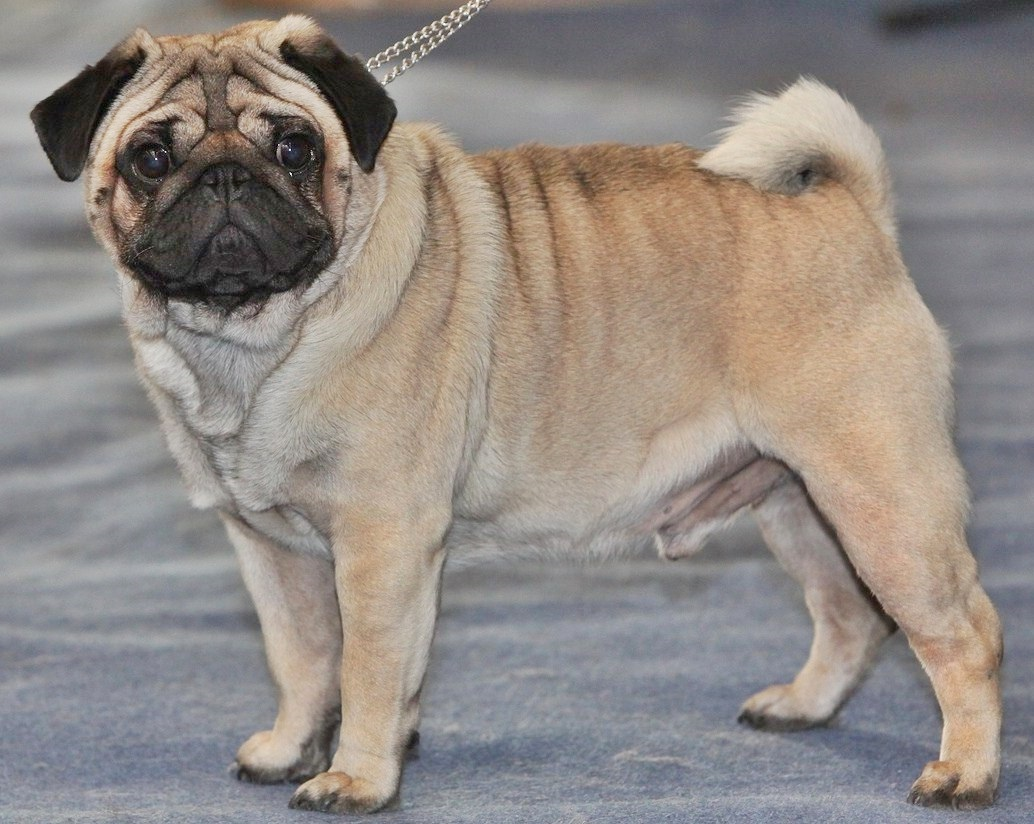
#> input picture Lab_6/Mops.jpg, 1034 x 824 px
$ python Zad_2.py
#> lines starting #> are read from the running program, lines starting #| are printed output that depends on the picture; after the words box and inside, x2 and y2 are one past the last pixel; in counts of white or black regions, pixels touching at a corner belong together
'''

'''
import cv2
import numpy as np

img = cv2.imread('Mops.jpg')
#> img is the input picture: shape (824, 1034, 3); mean B, G, R 132.4, 137.7, 145.5
# img = cv2.resize(img, (0, 0), fx=0.3, fy=0.3)
img_gray = cv2.cvtColor(img, cv2.COLOR_BGR2GRAY)
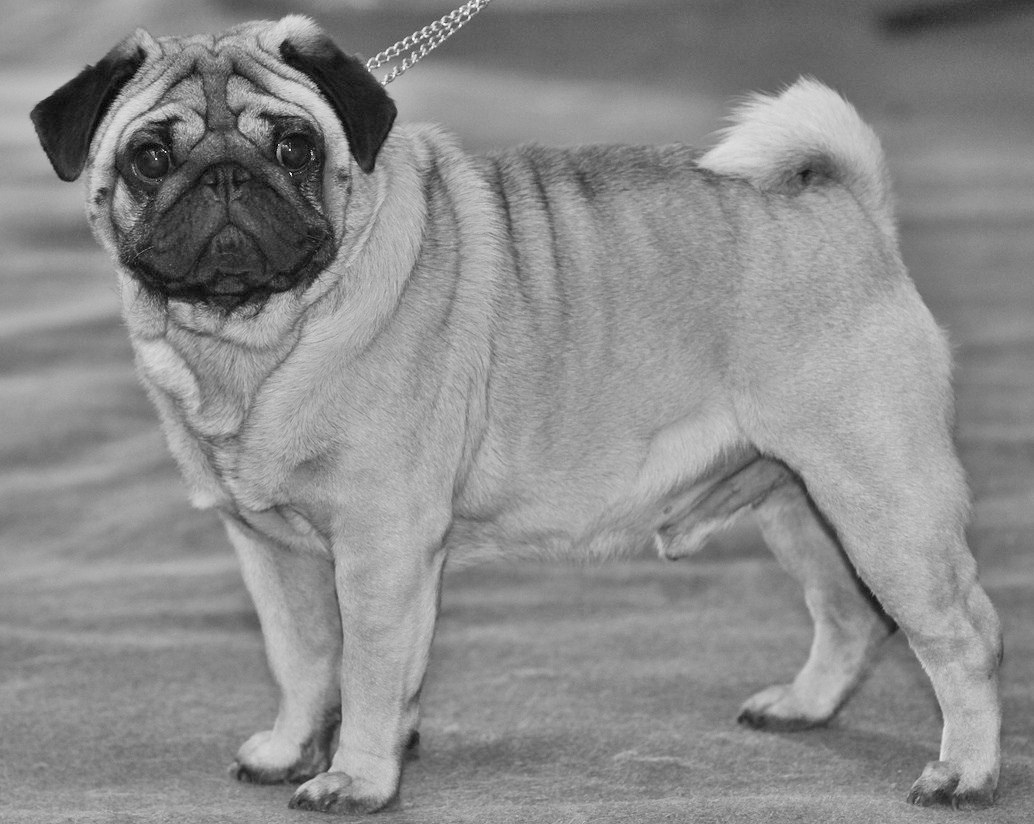
#> img_gray: shape (824, 1034); min 0, max 255, mean 139.4
img_rec = cv2.imread('face.png')
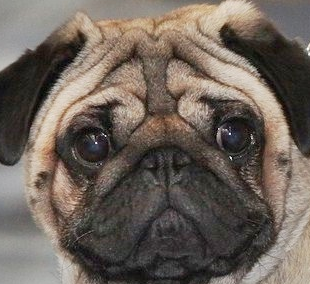
#> input picture Lab_6/face.png, 310 x 284 px
#> img_rec is the input picture: shape (284, 310, 3); mean B, G, R 90, 98.4, 108.7

template = cv2.cvtColor(img_rec, cv2.COLOR_BGR2GRAY)
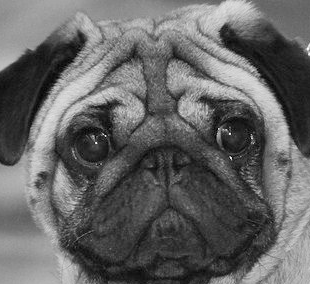
#> template: shape (284, 310); min 0, max 254, mean 100.6
w, h = template.shape[::-1]
#> w = 310; h = 284
res = cv2.matchTemplate(img_gray, template, cv2.TM_CCOEFF_NORMED)
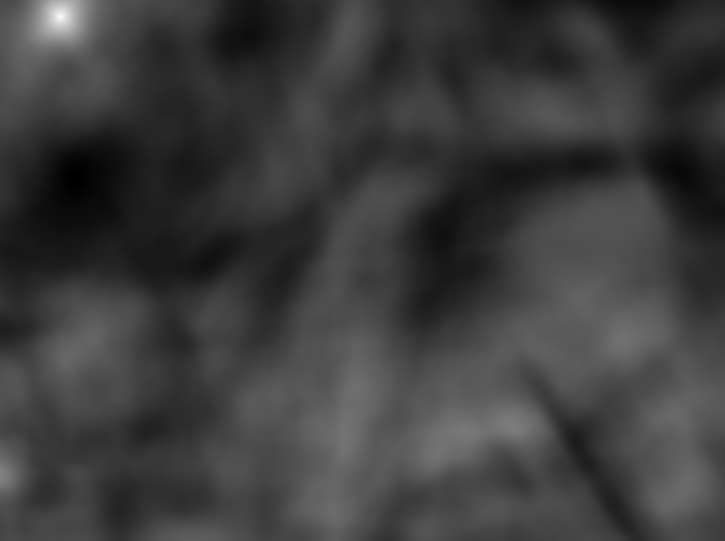
#> res: shape (541, 725) float32; min -0.342, max 1, mean -0.0193; drawn with min black and max white
threshold = 0.9
loc = np.where( res >= threshold)
#> loc = 29 positions, rows 13 to 19, columns 57 to 62
for pt in zip(*loc[::-1]):
    cv2.rectangle(img, pt, (pt[0] + w, pt[1] + h), (0, 0, 255), 1)
#> this loop made 29 passes
#> pt on passes 1 to 12: (60, 13), (58, 14), (59, 14), (60, 14), (61, 14), (62, 14), (58, 15), (59, 15), (60, 15), (61, 15), (62, 15), (57, 16)
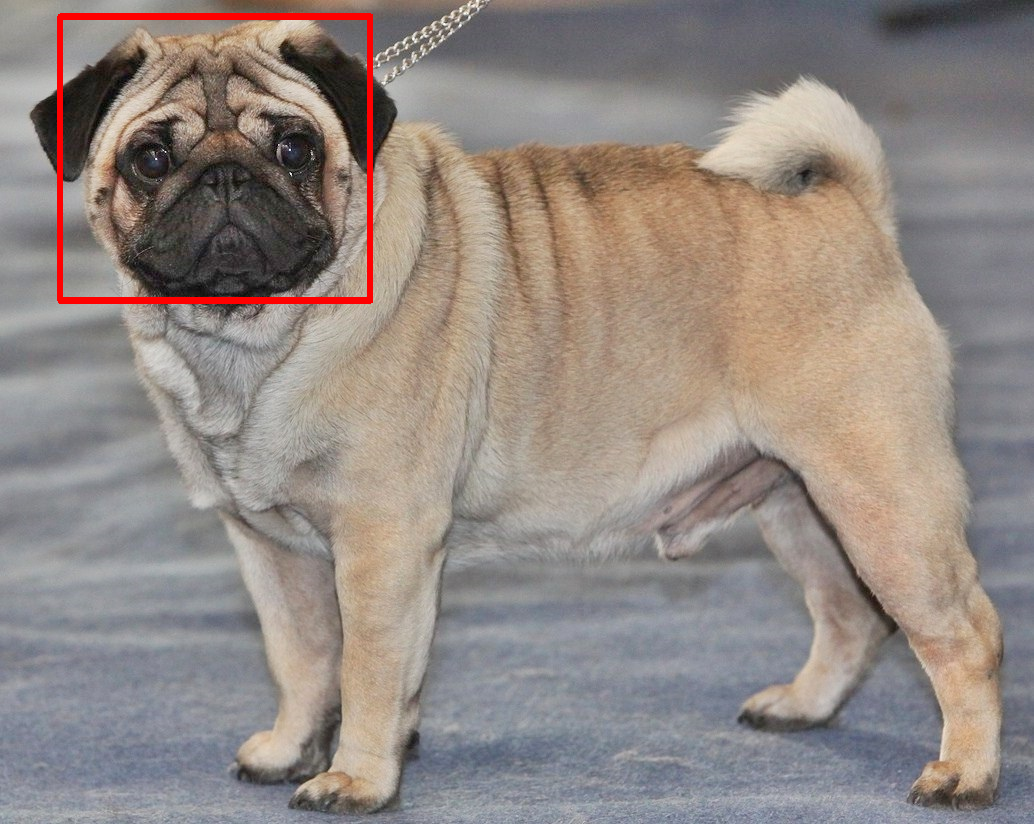
#> img: shape (824, 1034, 3); 0.91% of pixels changed, all inside (x1, y1, x2, y2) = (57, 13, 373, 304)

while True:
    cv2.imshow('IMG_res', res)
    cv2.imshow('Image', img)
    if cv2.waitKey(10) == ord('q'):
#> (key q is pressed here)
        break
